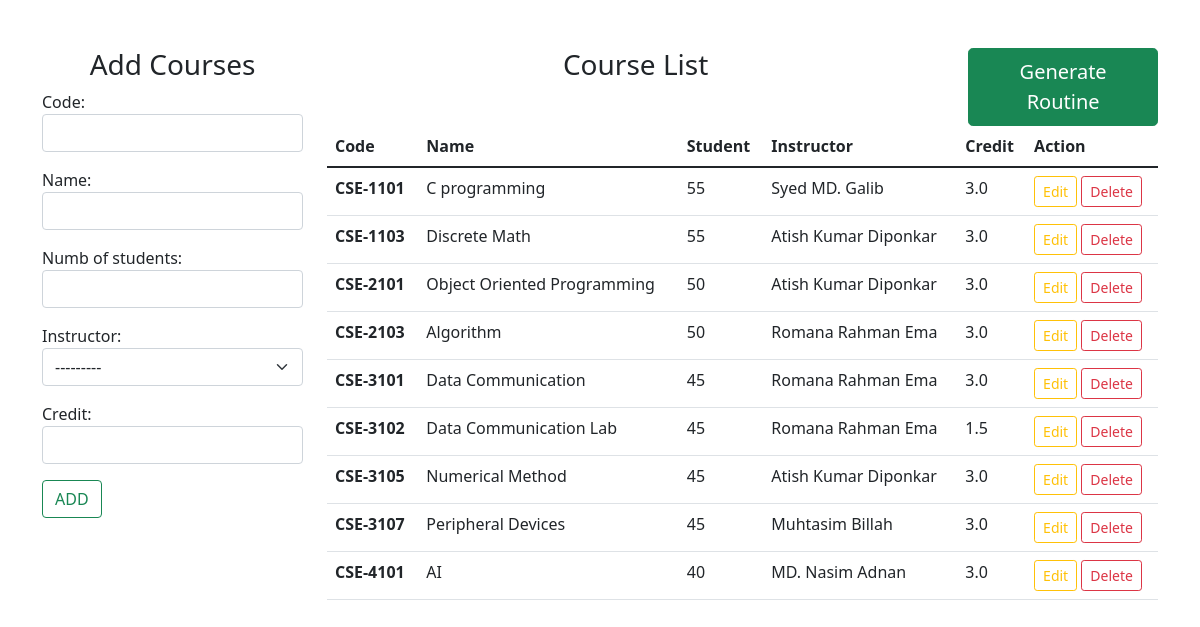
/addCourses/, run on the app's committed database.
### routineGen/models.py (models this page shows, shortened)
class Course(models.Model):
    code = models.CharField(max_length=13, primary_key=True)
    name = models.CharField(max_length=40)
    numb_of_students = models.IntegerField()
    instructor = models.ForeignKey(Instructor, on_delete=models.CASCADE)
    credit = models.DecimalField(max_digits=5,decimal_places=1)
    class Meta:
        ordering = ['code']

class Instructor(models.Model):
    instructor_id = models.CharField(max_length=9, primary_key=True)
    name = models.CharField(max_length=40)
    class Meta:
        ordering = ['instructor_id']
    def __str__(self):
        return self.name

### routineGen/views.py (the view)
# urls.py: path('addCourses/', views.addCourses, name='addCourses'),
def addCourses(request):
    form = CourseForm(request.POST or None)
    if form.is_valid():
        form.save()
        form = CourseForm()
    courses = Course.objects.all()
    context = {
        'form' : form,
        'courses' : courses,
    }
    return render(request, 'routineGen/addCourses.html', context)

### routineGen/forms.py
class CourseForm(forms.ModelForm):
    class Meta:
        model = Course
        fields = [
            'code',
            'name',
            'numb_of_students',
            'instructor',
            'credit',
        ]
        widgets = {
            'code' : forms.TextInput(attrs={'class':'form-control'}),
            'name' : forms.TextInput(attrs={'class':'form-control'}),
            'numb_of_students' : forms. NumberInput(attrs={'class':'form-control'}),
            'instructor' : forms.Select(attrs={'class':'form-select'}),
            'credit' : forms. NumberInput(attrs={'class':'form-control'}),
        }

### templates/routineGen/addCourses.html (shortened to what this page needs)
{% extends "base.html" %}
{% block content %}
<div class="row">
    <div class="col-sm-3">
        <h3 class="text-center">Add Courses</h3>
        <form action="" method="POST">
            {{ form.as_p }}
            <input class="btn btn-outline-success" type="submit" value="ADD">
        </form>
    </div>
    <div class="col-sm-9">
        <div class="row">
            <div class="col-sm-9">
                <h3 class="text-center">Course List</h3>
            </div>
            <div class="col-sm-3">
                <a class="btn btn-success btn-lg" href="{% url 'routine' %}" role="button">Generate Routine</a>
            </div>
        </div>
        {% if courses %}
            <table class="table table-hover">
                <thead>
                    <tr>
                        <th scope="col">Code</th>
                        <th scope="col">Name</th>
                        <th scope="col">Student</th>
                        <th scope="col">Instructor</th>
                        <th scope="col">Credit</th>
                        <th scope="col">Action</th>
                    </tr>
                </thead>
                <tbody>
                    {% for course in courses %}
                    <tr>
                        <th scope="row">{{course.code}}</th>
                        <td scope="row">{{course.name}}</td>
                        <td scope="row">{{course.numb_of_students}}</td>
                        <td scope="row">{{course.instructor}}</td>
                        <td scope="row">{{course.credit}}</td>
                        <td scope="row">
                            <a class="btn btn-outline-warning btn-sm" href="{% url 'editCourses' course.code %}" role="button">Edit</a>
                            <form action="{% url 'deleteCourses' course.code %}" method="POST" class="d-inline">
                                <input class="btn btn-outline-danger btn-sm" type="submit" value="Delete">
                            </form>
                        </td>
                    </tr>
                    {% endfor %}
                </tbody>
            </table>
        {% else %}
            <h5>Please add course first</h5>
        {% endif %}
    </div>
</div>
{% endblock %}

### templates/base.html (shortened to what this page needs)
<!doctype html>
<html lang="en">
  <head>
    <link href="https://cdn.jsdelivr.net/npm/bootstrap@5.1.3/dist/css/bootstrap.min.css" rel="stylesheet">
  </head>
  <body>
    <div class="container mt-5">
        {% block content %}
        {% endblock %}
    </div>
  </body>
</html>

### data on the page
Instructor: instructor "---------"
Course: code "CSE-1101", name "C programming", numb_of_students "55", instructor "Syed MD. Galib", credit "3.0"
Course: code "CSE-1103", name "Discrete Math", numb_of_students "55", instructor "Atish Kumar Diponkar", credit "3.0"
Course: code "CSE-2101", name "Object Oriented Programming", numb_of_students "50", instructor "Atish Kumar Diponkar", credit "3.0"
Course: code "CSE-2103", name "Algorithm", numb_of_students "50", instructor "Romana Rahman Ema", credit "3.0"
Course: code "CSE-3101", name "Data Communication", numb_of_students "45", instructor "Romana Rahman Ema", credit "3.0"
Course: code "CSE-3102", name "Data Communication Lab", numb_of_students "45", instructor "Romana Rahman Ema", credit "1.5"
Course: code "CSE-3105", name "Numerical Method", numb_of_students "45", instructor "Atish Kumar Diponkar", credit "3.0"
Course: code "CSE-3107", name "Peripheral Devices", numb_of_students "45", instructor "Muhtasim Billah", credit "3.0"
Course: code "CSE-4101", name "AI", numb_of_students "40", instructor "MD. Nasim Adnan", credit "3.0"
